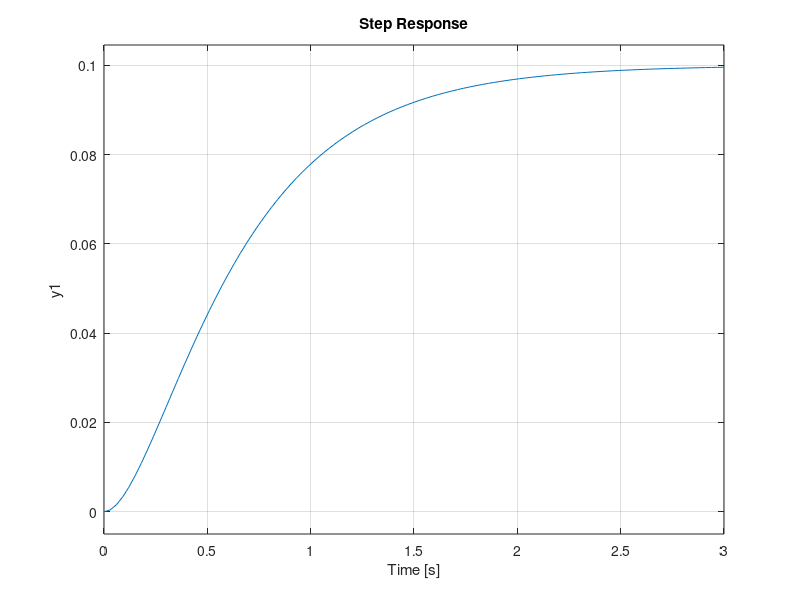

MATLAB code to generate this figure: (Note: this script raises an error after producing the figure.)
%% Práctica 4.1 · Simulación de sistemas (respuesta temporal)
% Fundamentos de Control · GIERM (UMA) · curso 2025-26
% Soluciones de las tareas de la práctica (código extraído del Live Script).

%% Tarea 1
% Tarea 1: Analice, de forma cualitativa (estabilidad, ganancia, etc.), cual sería la respuesta
% esperable, ante una señal de entrada escalón unitario, de los sistemas cuya función de
% transferencia se indica y verifíquelo empleando el comando step.
% G_1 (s)=frac{2}{(s+2)} (un polo en el semiplano izquierdo)
s = tf('s');
G1 = 2/(s+2);
step(G1)

%% Tarea 2
% G_2 (s)=frac{3}{(s-5)} (un polo en el semiplano derecho)
s = tf('s');
G2 = 3/(s-5);
step(G2)

%% Tarea 3
% G_3 (s)=frac{1}{(s+2)(s+5)} (dos polos reales en el semiplano izquierdo)
s = tf('s');
G3 = 1/((s+2)*(s+5));
step(G3)

%% Tarea 4
% G_4 (s)=frac{29}{(s+2+5j)(s+2-5j)} (dos polos complejos en el semiplano izquierdo)
s = tf('s');
G4 = 29/((s+2+5*j)*(s+2-5*j));
step(G4)

%% Tarea 5
% G_5 (s)=frac{3}{(s-1+10j)(s-1-10j)}
s = tf('s');
G5 = 3/((s-1+10*j)*(s-1-10*j));
step(G5)

%% Tarea 6
% Tarea 2: Para el sistema cuya función de transferencia es G_4 (s), indicar qué influencia
% tendría, en su respuesta temporal ante una señal de entrada escalón unitario, el añadido de un
% polo real situado en el semiplano izquierdo complejo. ¿Cómo afectaría la ubicación de dicho
% polo con respecto a la que tienen los polos de la función de transferencia original? Obtenga y
% compare las respuestas que p
% Respuesta a la pregunta aquí:
G4=zpk([],[-2-5*j -2+5*j],29); % Sin polo
G4_1=zpk([],[-2-5*j -2+5*j -1],29*1); % Polo = -1
G4_3=zpk([],[-2-5*j -2+5*j -3],29*3); % Polo = -3
G4_20=zpk([],[-2-5*j -2+5*j -20],29*20); % Polo = -20
step(G4,G4_1,G4_3,G4_20)

%% Tarea 7
% Tarea 3: Para el sistema cuya función de transferencia es G_{ 4} (s), indicar qué influencia
% tendría, en su respuesta temporal ante una señal de entrada escalón unitario, el añadido de un
% cero real situado en el semiplano izquierdo complejo. ¿Cómo afectaría la ubicación de dicho
% cero con respecto a la que tienen los polos de la función de transferencia original? Obtenga y
% compare las respuestas qu
G4=zpk([],[-2-5*j -2+5*j],29);
G4_1=zpk([-1],[-2-5*j -2+5*j],29/1); % Cero en -1
G4_3=zpk([-3],[-2-5*j -2+5*j],29/3); % Cero en -3
G4_20=zpk([-20],[-2-5*j -2+5*j ],29/20); % Cero en -20
step(G4,G4_1,G4_3,G4_20)

%% Tarea 8
% Tarea 4: La función de transferencia G_6 (s) dada representa el modelo de una planta que es
% regulada, en bucle cerrado y con realimentación negativa y unitaria, mediante un controlador
% cuya función de transferencia, G_c (s), es igualmente dada. Obtenga la respuesta temporal que
% este sistema realimentado presentaría ante una señal de entrada escalón unitario para los
% siguientes valores de la gananc
% Pista: Muestra los resultados para K=1 y K=4 en una gráfica, y para K=8.4 y K=15 en otra
% distinta.
Gc = tf([1 1], [1 5 0]);
G6 = tf([20], [1 12 21 5]);
G1 = feedback(series(Gc,G6),1);
G_4 = feedback(series(4*Gc,G6),1);
G_8 = feedback(series(8.4*Gc,G6),1);
G_15 = feedback (series(15*Gc,G6),1);
step(G1, G_4)
step(G_8)
step(G_15)

%% Tarea 9
% Si en vez de simular la respuesta del sistema ante entrada escalón unitario, queremos simularla
% ante un escalón de una amplitud arbitraria, bastaría con multiplicar el modelo del sistema por
% dicha amplitud. Por ejemplo, la siguiente celda de código realiza una simulación ante escalón
% de amplitud 5:
% Tarea 5: Se pide obtener la respuesta ante entrada escalón de amplitud 3 desde t=0s hasta t=5s
% de la planta definida por la función de transferencia G(s)=frac{2(s+1)}{(s+2+1i)(s+2-1i)}, y
% graficarla en color magenta y utilizando un estilo de línea de guiones.
G = zpk(-1, [-2-1*i -2+1*i], 2)
step(3*G, 0:0.1:5, 'm--')

%% Tarea 10
% impulse( sys , t ): simula la respuesta ante entrada impulso del sistema my entradas de
% distinta amplitud, también están disponibles para impulse.
% Tarea 6: Esta tarea propone la obtención de la respuesta ante impulso unitario del sistema
% G(s)=frac{2}{s^2 +0. 3s+2} hasta el instante de tiempo t=50s.
G = tf(2, [1 0.3 2]);
impulse(G, 50)

%% Tarea 11
% Tarea 7: Se pide simular la respuesta del sistema G(s)=frac{1}{s^2 +2s+2} ante entrada rampa
% unitaria hasta el instante t=10s, graficando en la misma ventana tanto la entrada en color azul
% como la respuesta del sistema en color rojo y punteada. Muestra en una leyenda con qué
% información se corresponde cada línea.
% Pista: help legend puede serte de ayuda.
s = tf('s');
G=tf(1,[1 2 2]);
t=0:0.01:10;
y=step(G/s,t);   % la rampa es la respuesta al escalón de G(s)/s
plot(t,t,'b',t,y,'r:')
legend ('u(t)','c(t)')

%% Tarea 12
% G_{{circuito}} (s)=frac{2000}{s^2 +20s+2000}
% Se pide graficar la respuesta del sistema durante 8 segundos ante una entrada escalón de
% amplitud 5 voltios, recreando un escenario donde se alimenta al circuito desde el instante t=2s
% hasta t=4s.
G = tf(2000, [1 20 2000]);
t = 0:0.001:8;     % 8 segundos de simulación
u = zeros(size(t)); % Inicialmente toda la señal es 0
u(t >= 2 & t <= 4) = 5; % 5 V entre t = 2 s y t = 4 s
y = lsim(G, u, t);
plot(t, u, t, y); legend('u(t)', 'c(t)')
